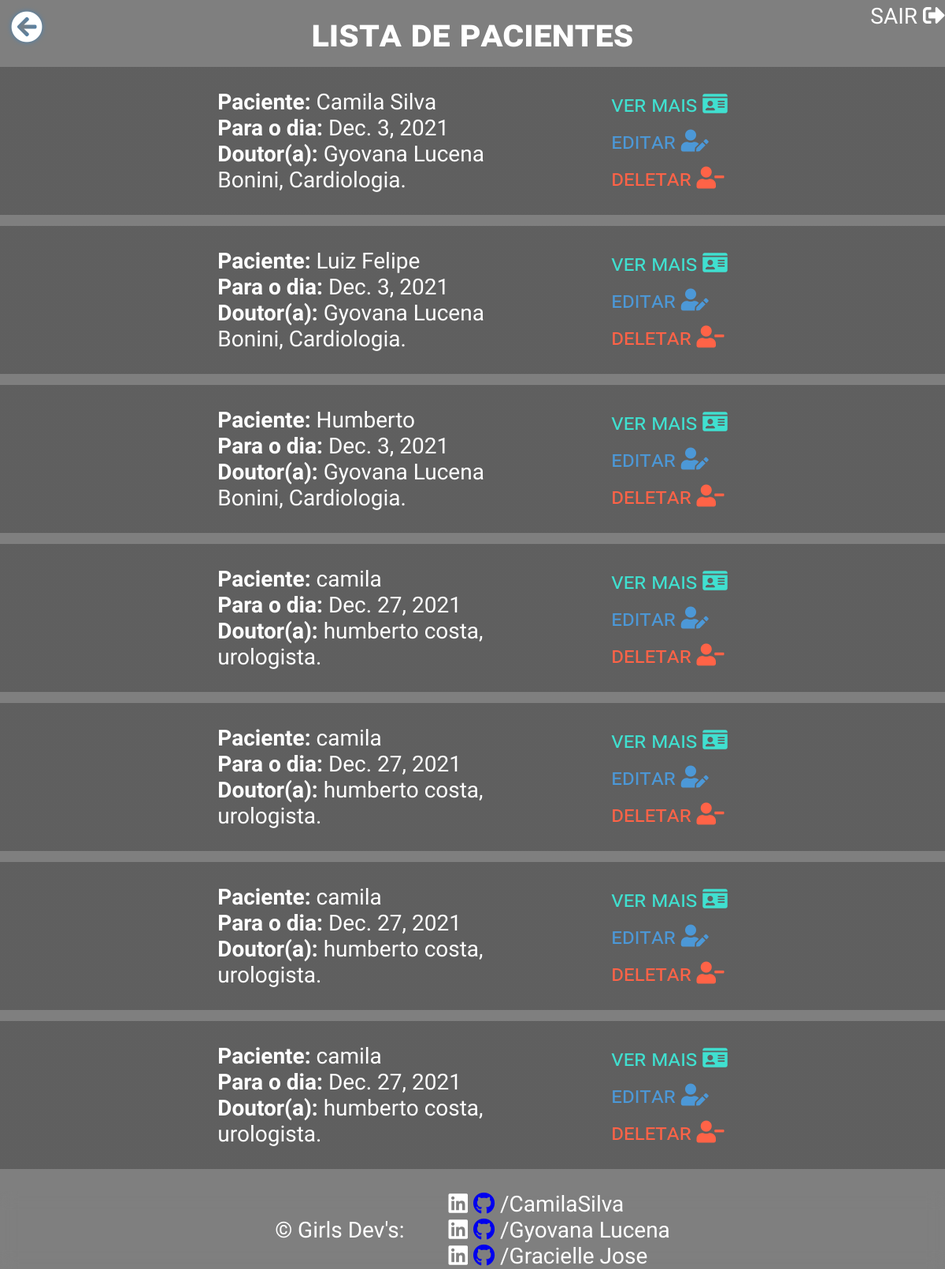
Page /CRUDweb/list_view/ (signed in) on the earlier database version.
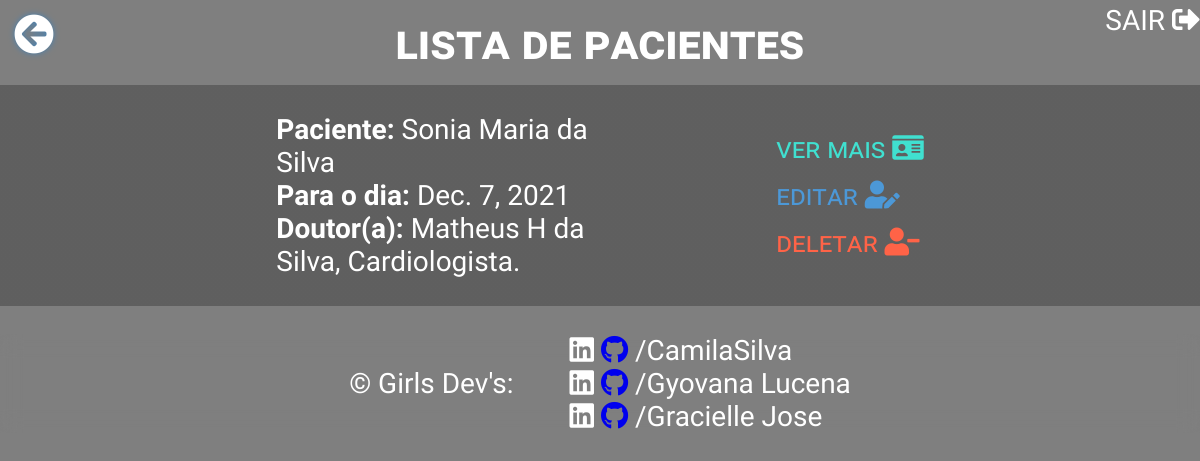
Same page on the later database version.
### CRUDweb/models.py (models this page shows)
class MarcarConsulta(models.Model):
    nome_paciente = models.CharField('Nome Paciente', max_length=50)
    cpf = models.CharField('CPF', max_length=11)
    data = models.DateField('Data Consulta')
    nome_medico = models.CharField('Nome Medico', max_length=50)
    especialidade = models.CharField('Especialidade Medica', max_length=50)

### CRUDweb/views.py (the view)
# urls.py: path('list_view/', list_view, name='list_view'),
@login_required
def list_view(request):
    context = dict()
    context["consultas"] = MarcarConsulta.objects.all()
    return render(request, "list_view.html", context)

### CRUDweb/templates/list_view.html (shortened to what this page needs)
<!DOCTYPE html>
<html lang="en">
<head>
    <link rel="stylesheet" href="https://use.fontawesome.com/releases/v5.15.4/css/all.css">
</head>
<body>
    <nav>
        <div id="nav">
            <a class="botao-sair" href="/accounts/logout"> <button class="botao-sair">SAIR <i class="fas fa-sign-out-alt"></i></a>
        </div>
    </nav>
    <h1> lista de pacientes </h1>
    <div id="container">
        {% for consulta in consultas %}
            <div id="listagem">
                <div class="dados-paciente">
                    <p><strong>Paciente:</strong> {{consulta.nome_paciente}}</p>
                    <p><strong>Para o dia:</strong> {{consulta.data}}</p>
                    <p> <strong>Doutor(a):</strong> {{consulta.nome_medico}}, {{consulta.especialidade}}.</p>
                </div>
                <div id="icons">
                    <a href="ver_mais/{{ consulta.id }}"><button class="icon user">ver mais <i class="fas fa-id-card user"></i></button></a>
                    <a href="edit/{{ consulta.id }}"><button class="icon edit">editar <i class="fas fa-user-edit edit"></i></button></a>
                    <a href="delete/{{ consulta.id }}"><button class="icon delete">deletar <i class="fas fa-user-minus delete"></i></button></a>
                </div>
            </div>
        {% endfor %}
    </div>
    <div class="botoes">
        <a href="/CRUDweb"><button id="btn-voltar"><i class="fas fa-arrow-circle-left"></i></button></a>
    </div>
    <footer>
        <p>&copy; Girls Dev's: </p>
        <br/>
        <div id="equipe">
            <p><a class="dev" href="https://www.linkedin.com/in/camila-camasi/" target="_blank"><i class="fab fa-linkedin"></i></a> <a href="https://github.com/camilams27" target="_blank"><i class="fab fa-github"></i></a> /CamilaSilva</p>
            <p><a class="dev" href="#" target="_blank"><i class="fab fa-linkedin"></i></a> <a href="https://github.com/GyovanaLuni" target="_blank"><i class="fab fa-github"></i></a> /Gyovana Lucena</p>
            <p><a class="dev" href="#" target="_blank"><i class="fab fa-linkedin"></i></a> <a href="#" target="_blank"><i class="fab fa-github"></i></a> /Gracielle Jose</p>
        </div>
    </footer>
</body>
</html>

Differences in the rows shown:
removed MarcarConsulta: nome_paciente "Camila Silva", data "Dec. 3, 2021", nome_medico "Gyovana Lucena Bonini", especialidade "Cardiologia"
removed MarcarConsulta: nome_paciente "Luiz Felipe", data "Dec. 3, 2021", nome_medico "Gyovana Lucena Bonini", especialidade "Cardiologia"
removed MarcarConsulta: nome_paciente "Humberto", data "Dec. 3, 2021", nome_medico "Gyovana Lucena Bonini", especialidade "Cardiologia"
removed MarcarConsulta: nome_paciente "camila", data "Dec. 27, 2021", nome_medico "humberto costa", especialidade "urologista"
removed MarcarConsulta: nome_paciente "camila", data "Dec. 27, 2021", nome_medico "humberto costa", especialidade "urologista"
removed MarcarConsulta: nome_paciente "camila", data "Dec. 27, 2021", nome_medico "humberto costa", especialidade "urologista"
removed MarcarConsulta: nome_paciente "camila", data "Dec. 27, 2021", nome_medico "humberto costa", especialidade "urologista"
added MarcarConsulta: nome_paciente "Sonia Maria da Silva", data "Dec. 7, 2021", nome_medico "Matheus H da Silva", especialidade "Cardiologista"
